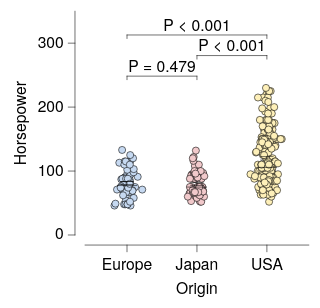

Vega-Lite specification for this chart:
### Vega-Lite specification from a JSON file in a GitHub repository (floating-point values rounded to 4 significant figures; data arrays with more than 128 entries replaced by an {"elided": "..."} marker saying what was removed)
{"background": null, "config": {"arc": {"fill": "#DBDBDB", "fillOpacity": 1.0, "innerRadius": 25.0, "padAngle": 0.03, "stroke": "black", "strokeOpacity": 1, "strokeWidth": 0.25}, "area": {"fill": "#DBDBDB", "fillOpacity": 1.0, "stroke": "black", "strokeOpacity": 1, "strokeWidth": 0.25}, "axis": {"domain": true, "domainCap": "round", "domainColor": "black", "domainWidth": 0.25, "grid": false, "gridCap": "round", "gridColor": "#F1F1F1", "gridDash": [0, 0], "gridOpacity": 1.0, "gridWidth": 0.25, "labelColor": "black", "labelFont": "HelveticaNeue", "labelFontSize": 7, "labelFontStyle": "normal", "labelFontWeight": 400, "offset": 4.5, "ticks": true, "tickCap": "round", "tickColor": "black", "tickRound": false, "tickSize": 3, "tickWidth": 0.25, "titleColor": "black", "titleFont": "HelveticaNeue", "titleFontSize": 7, "titleFontStyle": "normal", "titleFontWeight": 400}, "axisX": {"domain": true, "labelAlign": "center", "labelAngle": 0, "labels": true, "ticks": true, "translate": 0}, "axisY": {"domain": true, "labelAlign": "right", "labelAngle": 0, "labels": true, "ticks": true, "translate": 0}, "axisRight": {"domain": true, "labelAlign": "left", "labelAngle": 0, "labels": true, "ticks": true, "translate": 0}, "axisTop": {"domain": true, "labelAlign": "center", "labelAngle": 0, "labels": true, "ticks": true, "translate": 0}, "axisBand": {"tickOffset": 0}, "bar": {"fill": "#DBDBDB", "fillOpacity": 1.0, "stroke": "black", "strokeOpacity": 1, "strokeWidth": 0.25}, "boxplot": {"size": 9.0, "ticks": {"cornerRadius": 0.25, "fill": "black", "size": 4.5, "thickness": 0.25}, "box": {"fillOpacity": 1.0, "stroke": "black", "strokeOpacity": 1, "strokeWidth": 0.25}, "median": {"fill": "black", "fillOpacity": 1.0, "size": 9.0, "thickness": 0.25}, "rule": {"fill": "black", "fillOpacity": 1.0, "size": 10.0, "stroke": "black", "strokeDash": [0, 0], "strokeOpacity": 1, "strokeWidth": 0.25}, "outliers": {"color": "black", "fill": "black", "fillOpacity": 1.0, "size": 0, "stroke": "black", "strokeOpacity": 1, "strokeWidth": 0.25}}, "circle": {"fill": "black", "fillOpacity": 1.0, "size": 0.5, "stroke": null, "strokeOpacity": 1, "strokeWidth": 0.25}, "errorband": {"band": {"fillOpacity": 0.6, "stroke": null, "strokeWidth": 0.25, "strokeOpacity": 1}, "borders": {"opacity": 0, "strokeOpacity": 0.25, "strokeWidth": 1}}, "errorbar": {"opacity": 1, "rule": {"strokeDash": [0, 0], "strokeWidth": 0.25}, "ticks": {"color": "black", "cornerRadius": 0.125, "opacity": 1, "size": 6.0, "thickness": 0.25}, "thickness": 0.25}, "font": "HelveticaNeue", "geoshape": {"fill": "#DBDBDB", "fillOpacity": 1.0, "stroke": "black", "strokeOpacity": 1, "strokeWidth": 0.25}, "header": {"labelColor": "black", "labelFont": "HelveticaNeue", "labelFontSize": 7, "labelFontStyle": "normal", "labelFontWeight": 400, "titleColor": "black", "titleFont": "HelveticaNeue", "titleFontSize": 7, "titleFontStyle": "normal", "titleFontWeight": 400, "titlePadding": 0}, "legend": {"disable": false, "offset": 4.5, "gradientLength": 50.0, "gradientThickness": 5.0, "gradientOpacity": 1.0, "gradientStrokeColor": "black", "gradientStrokeWidth": 0.25, "labelColor": "black", "labelFont": "HelveticaNeue", "labelFontSize": 7, "labelFontStyle": "normal", "labelFontWeight": 400, "strokeColor": "black", "strokeWidth": 0, "symbolSize": 42, "symbolStrokeColor": "black", "symbolStrokeWidth": 0.25, "titleColor": "black", "titleFont": "HelveticaNeue", "titleFontSize": 7, "titleFontStyle": "normal", "titleFontWeight": 400}, "line": {"color": "black", "stroke": "black", "strokeCap": "round", "strokeDash": [0, 0], "strokeOpacity": 1, "strokeWidth": 0.375}, "point": {"filled": true, "fill": "#DBDBDB", "fillOpacity": 1.0, "size": 5.0, "stroke": "black", "strokeOpacity": 1, "strokeWidth": 0.25}, "range": {"category": ["#C6D9F1", "#F1C9CB", "#FEF0B9", "#CEE37A", "#7AA8E0", "#E589A3", "#FDDD5D", "#68B961", "#4177B1", "#C35082", "#E5C227", "#438156"], "diverging": {"scheme": ["#C35082", "#CE6D94", "#D989A7", "#E2A4BA", "#EABFCE", "#F1DBE2", "#F6F6F6", "#D7E0EB", "#B9CBE0", "#9BB6D5", "#7DA1C9", "#5F8CBD", "#4177B1"]}, "heatmap": {"scheme": ["#DFE9F7", "#C6D9F1", "#ADC8EC", "#94B8E6", "#7AA8E0", "#6097DA", "#4D87CA", "#4177B1", "#386898", "#2F597F", "#264A69", "#1D3A58"]}, "ordinal": {"scheme": ["#F1F1F1", "#DBDBDB", "#C6C6C6", "#B2B2B2", "#9D9D9D", "#898989", "#767676", "#636363", "#515151", "#404040", "#2F2F2F", "#1F1F1F"]}, "ramp": {"scheme": ["#DFE9F7", "#C6D9F1", "#ADC8EC", "#94B8E6", "#7AA8E0", "#6097DA", "#4D87CA", "#4177B1", "#386898", "#2F597F", "#264A69", "#1D3A58"]}}, "rule": {"color": "black", "stroke": "black", "strokeCap": "round", "strokeDash": [2, 2], "strokeOpacity": 1, "strokeWidth": 0.25}, "scale": {"bandPaddingInner": 0.1, "bandPaddingOuter": 0.1, "round": false}, "rect": {"fill": "#DBDBDB", "fillOpacity": 1.0, "stroke": "black", "strokeOpacity": 1, "strokeWidth": 0.25}, "square": {"fill": "#DBDBDB", "fillOpacity": 1.0, "size": 10.0, "stroke": "black", "strokeOpacity": 1, "strokeWidth": 0.25}, "text": {"color": "black", "font": "HelveticaNeue", "fontSize": 7, "fontStyle": "normal", "fontWeight": 400}, "title": {"anchor": "middle", "frame": "group", "color": "black", "font": "HelveticaNeue", "fontSize": 7, "fontStyle": "normal", "fontWeight": 400, "subtitleColor": "black", "subtitleFont": "HelveticaNeue", "subtitleFontSize": "HelveticaNeue", "subtitleFontStyle": "normal", "subtitleFontWeight": 400}, "view": {"continuousWidth": 100, "continuousHeight": 100, "discreteWidth": 100, "discreteHeight": 100, "fill": null, "stroke": null, "strokeWidth": 0.25}}, "layer": [{"data": {"name": "data-53eecb024a78fdc2be808dcfdc3af7a2"}, "mark": {"type": "circle", "opacity": 1.0, "size": 10.0, "stroke": "black", "strokeOpacity": 1, "strokeWidth": 0.25}, "encoding": {"color": {"field": "Origin", "legend": null, "sort": ["Europe", "Japan", "USA"], "title": null, "type": "nominal"}, "x": {"axis": {}, "field": "Origin", "sort": ["Europe", "Japan", "USA"], "title": "Origin", "type": "nominal"}, "xOffset": {"field": "jitter_x", "scale": {"domain": [-7.33, 7.33], "range": [5.17, 19.83]}, "type": "quantitative"}, "y": {"field": "Horsepower", "title": "Horsepower", "type": "quantitative"}}}, {"data": {"name": "data-6c4882663eaca411296217af4f5e04f9"}, "mark": {"type": "errorbar"}, "encoding": {"x": {"axis": {}, "field": "Origin", "sort": ["Europe", "Japan", "USA"], "title": "Origin", "type": "nominal"}, "y": {"field": "__mean", "title": "Horsepower", "type": "quantitative"}, "yError": {"field": "__error"}}}, {"data": {"name": "data-53eecb024a78fdc2be808dcfdc3af7a2"}, "mark": {"type": "boxplot", "box": {"fillOpacity": 0, "strokeOpacity": 0}, "outliers": {"opacity": 0}, "rule": {"strokeOpacity": 0}, "ticks": false}, "encoding": {"x": {"axis": {}, "field": "Origin", "sort": ["Europe", "Japan", "USA"], "title": "Origin", "type": "nominal"}, "y": {"field": "Horsepower", "title": "Horsepower", "type": "quantitative"}}}, {"layer": [{"layer": [{"data": {"values": [{"x": "USA", "x2": "Europe", "y": 312.8, "__dysonsphere__": 1}]}, "mark": {"type": "rule", "strokeCap": "round", "strokeDash": [0, 0], "strokeWidth": 0.25}, "encoding": {"x": {"field": "x", "type": "nominal"}, "x2": {"field": "x2"}, "y": {"field": "y", "type": "quantitative"}}}, {"data": {"values": [{"x": "USA", "y": 312.8, "y2": 307.3, "__dysonsphere__": 1}]}, "mark": {"type": "rule", "strokeCap": "round", "strokeDash": [0, 0], "strokeWidth": 0.25}, "encoding": {"x": {"field": "x", "type": "nominal"}, "y": {"field": "y", "type": "quantitative"}, "y2": {"field": "y2"}}}, {"data": {"values": [{"x": "Europe", "y": 312.8, "y2": 307.3, "__dysonsphere__": 1}]}, "mark": {"type": "rule", "strokeCap": "round", "strokeDash": [0, 0], "strokeWidth": 0.25}, "encoding": {"x": {"field": "x", "type": "nominal"}, "y": {"field": "y", "type": "quantitative"}, "y2": {"field": "y2"}}}, {"data": {"values": [{"y": 312.8, "label": "P < 0.001", "__dysonsphere__": 1}]}, "mark": {"type": "text", "align": "center", "dy": -4, "fontSize": 7}, "encoding": {"text": {"field": "label", "type": "nominal"}, "x": {"value": 50.0}, "y": {"field": "y", "type": "quantitative"}}}]}, {"layer": [{"data": {"values": [{"x": "Europe", "x2": "Japan", "y": 248.4, "__dysonsphere__": 1}]}, "mark": {"type": "rule", "strokeCap": "round", "strokeDash": [0, 0], "strokeWidth": 0.25}, "encoding": {"x": {"field": "x", "type": "nominal"}, "x2": {"field": "x2"}, "y": {"field": "y", "type": "quantitative"}}}, {"data": {"values": [{"x": "Europe", "y": 248.4, "y2": 242.9, "__dysonsphere__": 1}]}, "mark": {"type": "rule", "strokeCap": "round", "strokeDash": [0, 0], "strokeWidth": 0.25}, "encoding": {"x": {"field": "x", "type": "nominal"}, "y": {"field": "y", "type": "quantitative"}, "y2": {"field": "y2"}}}, {"data": {"values": [{"x": "Japan", "y": 248.4, "y2": 242.9, "__dysonsphere__": 1}]}, "mark": {"type": "rule", "strokeCap": "round", "strokeDash": [0, 0], "strokeWidth": 0.25}, "encoding": {"x": {"field": "x", "type": "nominal"}, "y": {"field": "y", "type": "quantitative"}, "y2": {"field": "y2"}}}, {"data": {"values": [{"y": 248.4, "label": "P = 0.479", "__dysonsphere__": 1}]}, "mark": {"type": "text", "align": "center", "dy": -4, "fontSize": 7}, "encoding": {"text": {"field": "label", "type": "nominal"}, "x": {"value": 34.38}, "y": {"field": "y", "type": "quantitative"}}}]}, {"layer": [{"data": {"values": [{"x": "USA", "x2": "Japan", "y": 280.6, "__dysonsphere__": 1}]}, "mark": {"type": "rule", "strokeCap": "round", "strokeDash": [0, 0], "strokeWidth": 0.25}, "encoding": {"x": {"field": "x", "type": "nominal"}, "x2": {"field": "x2"}, "y": {"field": "y", "type": "quantitative"}}}, {"data": {"values": [{"x": "USA", "y": 280.6, "y2": 275.1, "__dysonsphere__": 1}]}, "mark": {"type": "rule", "strokeCap": "round", "strokeDash": [0, 0], "strokeWidth": 0.25}, "encoding": {"x": {"field": "x", "type": "nominal"}, "y": {"field": "y", "type": "quantitative"}, "y2": {"field": "y2"}}}, {"data": {"values": [{"x": "Japan", "y": 280.6, "y2": 275.1, "__dysonsphere__": 1}]}, "mark": {"type": "rule", "strokeCap": "round", "strokeDash": [0, 0], "strokeWidth": 0.25}, "encoding": {"x": {"field": "x", "type": "nominal"}, "y": {"field": "y", "type": "quantitative"}, "y2": {"field": "y2"}}}, {"data": {"values": [{"y": 280.6, "label": "P < 0.001", "__dysonsphere__": 1}]}, "mark": {"type": "text", "align": "center", "dy": -4, "fontSize": 7}, "encoding": {"text": {"field": "label", "type": "nominal"}, "x": {"value": 65.62}, "y": {"field": "y", "type": "quantitative"}}}]}], "name": "__dysonsphere_cf33a0b464cc3f99_9"}], "$schema": "https://vega.github.io/schema/vega-lite/v6.4.1.json", "datasets": {"data-53eecb024a78fdc2be808dcfdc3af7a2": {"elided": "400 records"}, "data-6c4882663eaca411296217af4f5e04f9": [{"Origin": "USA", "__mean": 119.9, "__error": 2.529, "__dysonsphere__": 1}, {"Origin": "Europe", "__mean": 81.0, "__error": 2.47, "__dysonsphere__": 1}, {"Origin": "Japan", "__mean": 79.84, "__error": 2.005, "__dysonsphere__": 1}]}}
